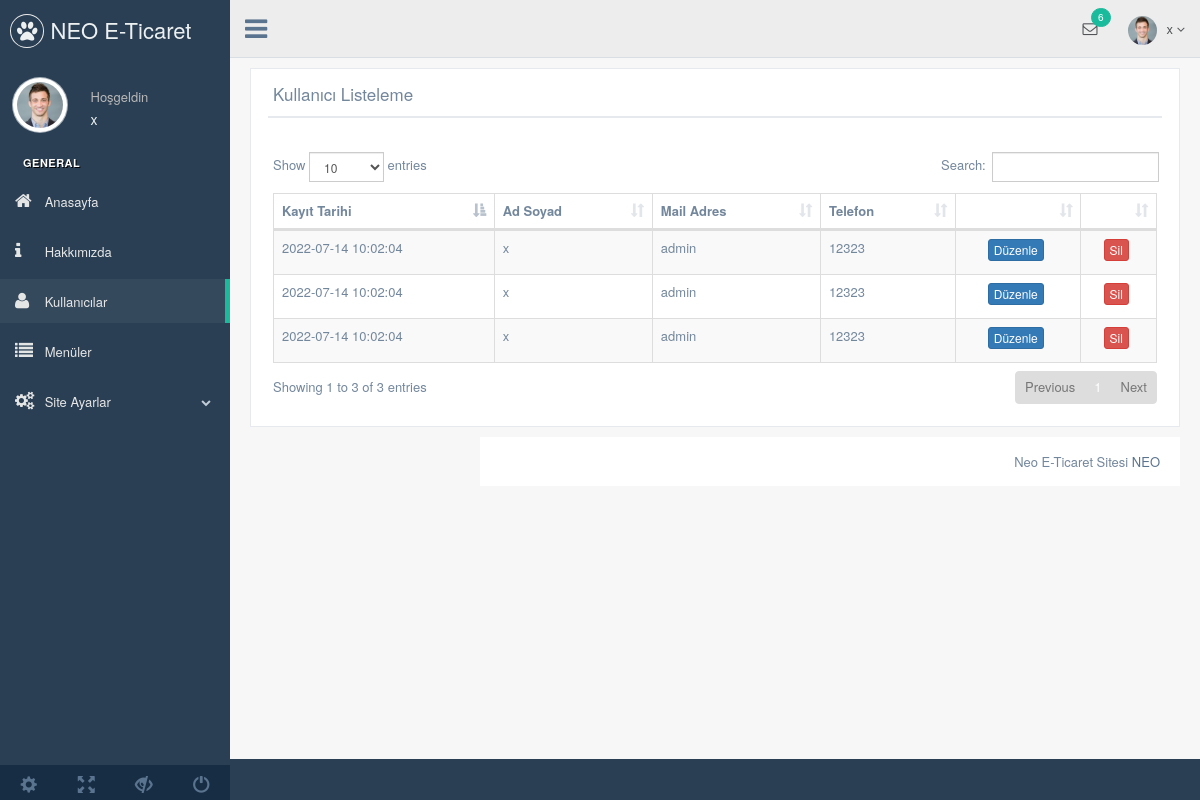
The app's page /nedmin/production/kullanici.php (signed in) with its own data.
### tables this page shows
CREATE TABLE `kullanici` (
  `kullanici_id` int(5) NOT NULL,
  `kullanici_zaman` datetime NOT NULL DEFAULT current_timestamp(),
  `kullanici_resim` varchar(250) NOT NULL,
  `kullanici_tc` varchar(25) NOT NULL,
  `kullanici_ad` varchar(100) NOT NULL,
  `kullanici_mail` varchar(100) NOT NULL,
  `kullanici_gsm` varchar(50) NOT NULL,
  `kullanici_password` varchar(100) NOT NULL,
  `kullanici_adsoyad` varchar(100) NOT NULL,
  `kullanici_adres` varchar(250) NOT NULL,
  `kullanici_il` varchar(50) NOT NULL,
  `kullanici_ilce` varchar(50) NOT NULL,
  `kullanici_unvan` varchar(100) NOT NULL,
  `kullanici_yetki` varchar(50) NOT NULL,
  `kullanici_durum` int(1) NOT NULL
);

### nedmin/production/kullanici.php (the view, shortened to what this page needs)
<?php
include 'header.php';
$kullanicisor=$db->prepare("SELECT * FROM kullanici");
$kullanicisor->execute();
 ?>
<div class="right_col" role="main">
  <div class="">
    <div class="row">
      <div class="col-md-12 col-sm-12 col-xs-12">
        <div class="x_panel">
          <div class="x_title">
            <h2>Kullanıcı Listeleme</h2>
            <div class="clearfix"></div>
          </div>
          <div class="x_content">
            <br />
            <table id="datatable-responsive" class="table table-striped table-bordered dt-responsive nowrap" cellspacing="0" width="100%">
                      <thead>
                        <tr>
                          <th>Kayıt Tarihi</th>
                          <th>Ad Soyad</th>
                          <th>Mail Adres</th>
                          <th>Telefon</th>
                          <th></th>
                          <th></th>
                        </tr>
                      </thead>
                      <tbody>
                        <?php
                          while ($kullanicicek=$kullanicisor->fetch(PDO::FETCH_ASSOC)) {?>
                          <tr>
                            <td><?php echo $kullanicicek['kullanici_zaman'] ?></td>
                            <td><?php echo $kullanicicek['kullanici_adsoyad'] ?></td>
                            <td><?php echo $kullanicicek['kullanici_mail'] ?></td>
                            <td><?php echo $kullanicicek['kullanici_gsm'] ?></td>
                            <td><center><a href="kullanici-duzenle.php?kullanici_id=<?php echo $kullanicicek['kullanici_id']; ?>"><button class="btn btn-primary btn-xs">Düzenle</button></a></center></td>
                          <td><center><a href="../netting/islem.php?kullanici_id=<?php echo $kullanicicek['kullanici_id']; ?>&kullanicisil=ok"><button class="btn btn-danger btn-xs">Sil</button></a></center></td>
                          </tr>
                      <?php  }  ?>
                      </tbody>
                    </table>
          </div>
        </div>
      </div>
    </div>
<?php include 'footer.php' ?>

### nedmin/production/header.php (shortened to what this page needs)
<?php
include '../netting/baglan.php';
$kullanicisor=$db->prepare("SELECT * FROM kullanici where kullanici_mail=:mail");
$kullanicisor->execute(
  [
    'mail' => $_SESSION['kullanici_mail']
  ]
);
$kullanicicek=$kullanicisor->fetch(PDO::FETCH_ASSOC);
 ?>
<!DOCTYPE html>
<html lang="en">
  <head>
    <link href="../vendors/bootstrap/dist/css/bootstrap.min.css" rel="stylesheet">
    <link href="../vendors/font-awesome/css/font-awesome.min.css" rel="stylesheet">
    <link href="../vendors/nprogress/nprogress.css" rel="stylesheet">
    <link href="../vendors/iCheck/skins/flat/green.css" rel="stylesheet">
    <link href="../vendors/datatables.net-bs/css/dataTables.bootstrap.min.css" rel="stylesheet">
    <link href="../vendors/datatables.net-buttons-bs/css/buttons.bootstrap.min.css" rel="stylesheet">
    <link href="../vendors/datatables.net-fixedheader-bs/css/fixedHeader.bootstrap.min.css" rel="stylesheet">
    <link href="../vendors/datatables.net-responsive-bs/css/responsive.bootstrap.min.css" rel="stylesheet">
    <link href="../vendors/datatables.net-scroller-bs/css/scroller.bootstrap.min.css" rel="stylesheet">
    <link href="../build/css/custom.min.css" rel="stylesheet">
  </head>
  <body class="nav-md">
    <div class="container body">
      <div class="main_container">
        <div class="col-md-3 left_col">
          <div class="left_col scroll-view">
            <div class="navbar nav_title" style="border: 0;">
              <a href="index.html" class="site_title"><i class="fa fa-paw"></i> <span>NEO E-Ticaret</span></a>
            </div>
            <div class="profile clearfix">
              <div class="profile_pic">
                <img src="images/img.jpg" alt="..." class="img-circle profile_img">
              </div>
              <div class="profile_info">
                <span>Hoşgeldin</span>
                <h2><?php echo $kullanicicek['kullanici_adsoyad'] ?></h2>
              </div>
            </div>
            <br />
            <div id="sidebar-menu" class="main_menu_side hidden-print main_menu">
              <div class="menu_section">
                <h3>General</h3>
                <ul class="nav side-menu">
                    <li><a href="index.php"><i class="fa fa-home"></i> Anasayfa </a></li>
                    <li><a href="hakkimizda_ayarlar.php"><i class="fa fa-info"></i> Hakkımızda </a></li>
                    <li><a href="kullanici.php"><i class="fa fa-user"></i> Kullanıcılar </a></li>
                    <li><a href="menu.php"><i class="fa fa-list"></i> Menüler </a></li>
                    <li><a><i class="fa fa-cogs"></i> Site Ayarlar <span class="fa fa-chevron-down"></span></a>
                  </li>
              </div>
            </div>
            <div class="sidebar-footer hidden-small">
              <a data-toggle="tooltip" data-placement="top" title="Settings">
                <span class="glyphicon glyphicon-cog" aria-hidden="true"></span>
              </a>
              <a data-toggle="tooltip" data-placement="top" title="FullScreen">
                <span class="glyphicon glyphicon-fullscreen" aria-hidden="true"></span>
              </a>
              <a data-toggle="tooltip" data-placement="top" title="Lock">
                <span class="glyphicon glyphicon-eye-close" aria-hidden="true"></span>
              </a>
              <a href="logout.php" data-toggle="tooltip" data-placement="top" title="Güvenli Çıkış">
                <span class="glyphicon glyphicon-off" aria-hidden="true"></span>
              </a>
            </div>
          </div>
        </div>
        <div class="top_nav">
          <div class="nav_menu">
            <nav>
              <div class="nav toggle">
                <a id="menu_toggle"><i class="fa fa-bars"></i></a>
              </div>
              <ul class="nav navbar-nav navbar-right">
                <li class="">
                  <a href="javascript:;" class="user-profile dropdown-toggle" data-toggle="dropdown" aria-expanded="false">
                    <img src="images/img.jpg" alt=""><?php echo $kullanicicek['kullanici_adsoyad']; ?>
                    <span class=" fa fa-angle-down"></span>
                  </a>
                </li>
                <li role="presentation" class="dropdown">
                  <a href="javascript:;" class="dropdown-toggle info-number" data-toggle="dropdown" aria-expanded="false">
                    <i class="fa fa-envelope-o"></i>
                    <span class="badge bg-green">6</span>
                  </a>
                </li>
              </ul>
            </nav>
          </div>
        </div>

### records on screen
kullanici: kullanici_adsoyad "x", kullanici_zaman "2022-07-14 10:02:04", kullanici_mail "admin", kullanici_gsm "12323"
kullanici: kullanici_zaman "2022-07-14 10:02:04", kullanici_adsoyad "x", kullanici_mail "admin", kullanici_gsm "12323"
kullanici: kullanici_zaman "2022-07-14 10:02:04", kullanici_adsoyad "x", kullanici_mail "admin", kullanici_gsm "12323"
